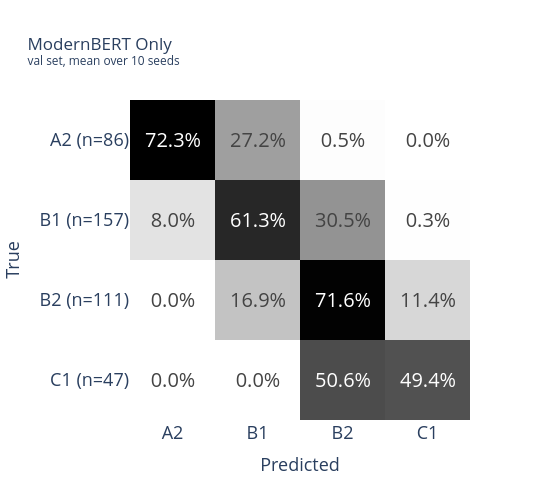
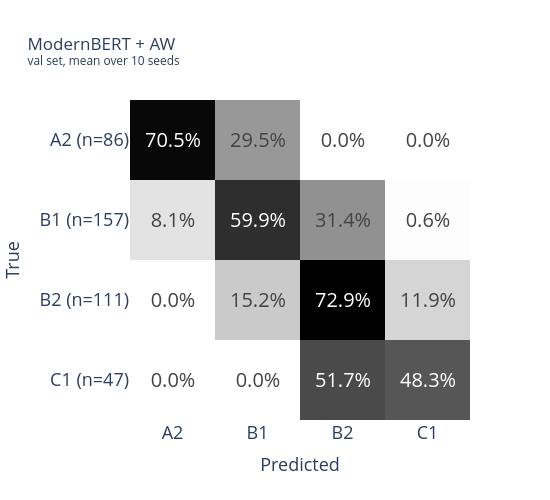
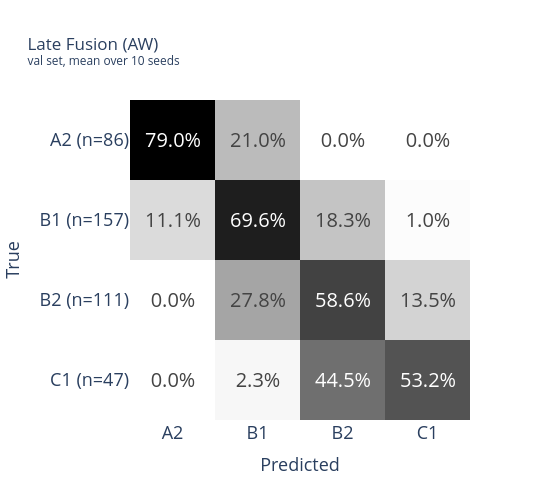

These figures' notebook cell, in order:
### Code cell
# ---- 4. Confusion matrices (mean over seeds) -----------------------------------
def plot_cm(c, title):
    cm = np.mean([confmat(y, preds[c][s]) for s in SEEDS], axis=0)
    cm_norm = cm / cm.sum(1, keepdims=True)
    ylabels = [f"{l} (n={n})" for l, n in zip(LABELS, np.bincount(y, minlength=K))]
    text = [[f"{cm_norm[i, j] * 100:.1f}%" for j in range(K)] for i in range(K)]
    fig = go.Figure(go.Heatmap(z=cm_norm, x=LABELS, y=ylabels, colorscale=[[0, "white"], [1, "black"]],
                               text=text, texttemplate="%{text}", textfont={"size": 20}, showscale=False))
    fig.update_layout(title=f"{title}<br><sup>{EVAL} set, mean over {len(SEEDS)} seeds</sup>",
                      xaxis=dict(title="Predicted", tickfont=dict(size=18), title_font=dict(size=18)),
                      yaxis=dict(title="True", tickfont=dict(size=18), title_font=dict(size=18),
                                 autorange="reversed"),
                      width=550, height=500)
    fig.show()

plot_cm("hf_only", "ModernBERT Only")
plot_cm("hf_AW_raw", "ModernBERT + AW")
plot_cm("late_AW", "Late Fusion (AW)")

### Figure 1 — Plotly figure (JSON) as saved in the notebook; plotly's stock layout.template omitted (floating-point values rounded to 4 significant figures)
{"data": [{"colorscale": [[0, "white"], [1, "black"]], "showscale": false, "text": [["72.3%", "27.2%", "0.5%", "0.0%"], ["8.0%", "61.3%", "30.5%", "0.3%"], ["0.0%", "16.9%", "71.6%", "11.4%"], ["0.0%", "0.0%", "50.6%", "49.4%"]], "textfont": {"size": 20}, "texttemplate": "%{text}", "type": "heatmap", "x": ["A2", "B1", "B2", "C1"], "y": ["A2 (n=86)", "B1 (n=157)", "B2 (n=111)", "C1 (n=47)"], "z": [[0.7233, 0.2721, 0.004651, 0.0], [0.07962, 0.6127, 0.3051, 0.002548], [0.0, 0.1694, 0.7162, 0.1144], [0.0, 0.0, 0.5064, 0.4936]]}], "layout": {"height": 500, "title": {"text": "ModernBERT Only<br><sup>val set, mean over 10 seeds</sup>"}, "width": 550, "xaxis": {"tickfont": {"size": 18}, "title": {"font": {"size": 18}, "text": "Predicted"}}, "yaxis": {"autorange": "reversed", "tickfont": {"size": 18}, "title": {"font": {"size": 18}, "text": "True"}}}}

### Figure 2 — Plotly figure (JSON) as saved in the notebook; plotly's stock layout.template omitted (floating-point values rounded to 4 significant figures)
{"data": [{"colorscale": [[0, "white"], [1, "black"]], "showscale": false, "text": [["70.5%", "29.5%", "0.0%", "0.0%"], ["8.1%", "59.9%", "31.4%", "0.6%"], ["0.0%", "15.2%", "72.9%", "11.9%"], ["0.0%", "0.0%", "51.7%", "48.3%"]], "textfont": {"size": 20}, "texttemplate": "%{text}", "type": "heatmap", "x": ["A2", "B1", "B2", "C1"], "y": ["A2 (n=86)", "B1 (n=157)", "B2 (n=111)", "C1 (n=47)"], "z": [[0.7047, 0.2953, 0.0, 0.0], [0.08089, 0.5987, 0.314, 0.006369], [0.0, 0.1523, 0.7288, 0.1189], [0.0, 0.0, 0.517, 0.483]]}], "layout": {"height": 500, "title": {"text": "ModernBERT + AW<br><sup>val set, mean over 10 seeds</sup>"}, "width": 550, "xaxis": {"tickfont": {"size": 18}, "title": {"font": {"size": 18}, "text": "Predicted"}}, "yaxis": {"autorange": "reversed", "tickfont": {"size": 18}, "title": {"font": {"size": 18}, "text": "True"}}}}

### Figure 3 — Plotly figure (JSON) as saved in the notebook; plotly's stock layout.template omitted (floating-point values rounded to 4 significant figures)
{"data": [{"colorscale": [[0, "white"], [1, "black"]], "showscale": false, "text": [["79.0%", "21.0%", "0.0%", "0.0%"], ["11.1%", "69.6%", "18.3%", "1.0%"], ["0.0%", "27.8%", "58.6%", "13.5%"], ["0.0%", "2.3%", "44.5%", "53.2%"]], "textfont": {"size": 20}, "texttemplate": "%{text}", "type": "heatmap", "x": ["A2", "B1", "B2", "C1"], "y": ["A2 (n=86)", "B1 (n=157)", "B2 (n=111)", "C1 (n=47)"], "z": [[0.7895, 0.2105, 0.0, 0.0], [0.1108, 0.6962, 0.1828, 0.01019], [0.0, 0.2784, 0.5865, 0.1351], [0.0, 0.0234, 0.4447, 0.5319]]}], "layout": {"height": 500, "title": {"text": "Late Fusion (AW)<br><sup>val set, mean over 10 seeds</sup>"}, "width": 550, "xaxis": {"tickfont": {"size": 18}, "title": {"font": {"size": 18}, "text": "Predicted"}}, "yaxis": {"autorange": "reversed", "tickfont": {"size": 18}, "title": {"font": {"size": 18}, "text": "True"}}}}
